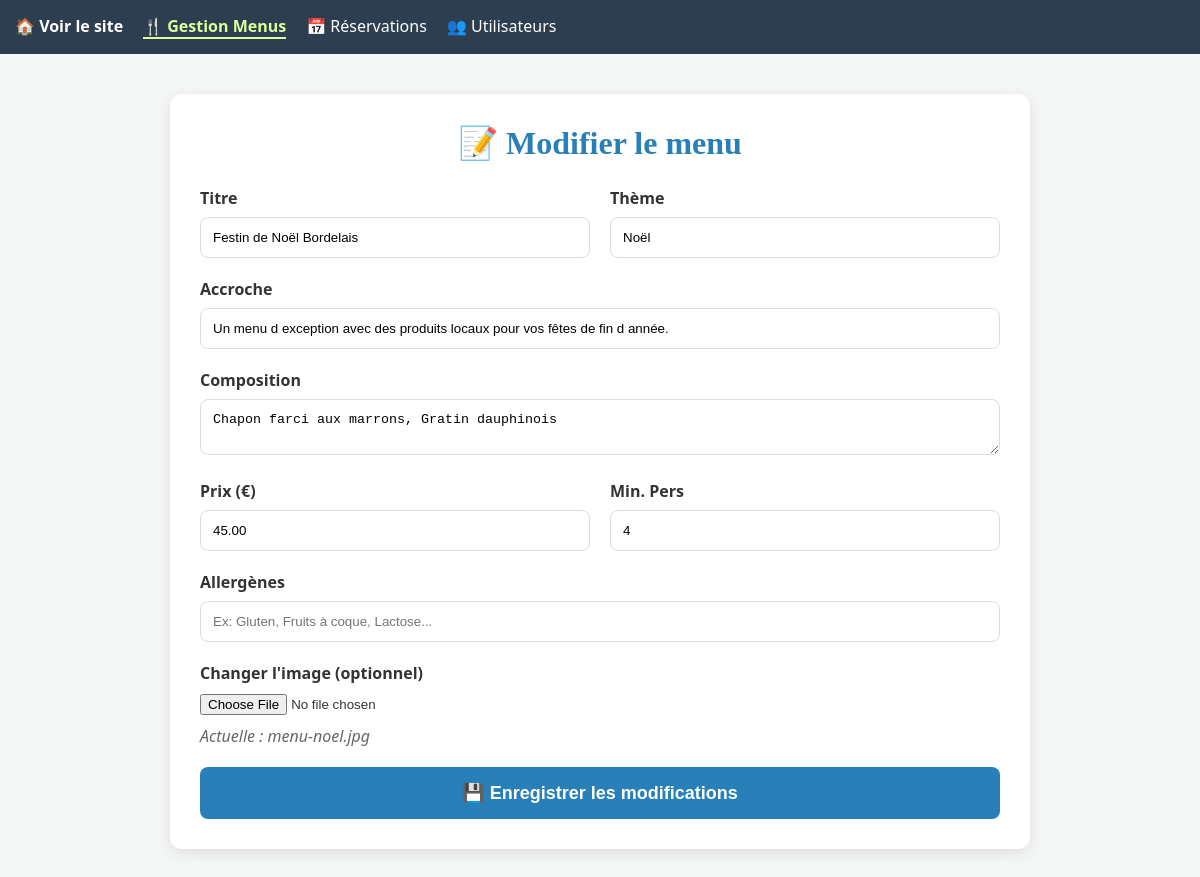
Page /modifier-menu.php?id=1 (signed in) on the committed database.
### tables this page shows
CREATE TABLE `menus` (
  `id` int(11) NOT NULL,
  `titre` varchar(150) NOT NULL,
  `description` text NOT NULL,
  `image` varchar(255) DEFAULT NULL,
  `galerie` text DEFAULT NULL,
  `theme` enum('Noël','Pâques','Classique','Évènement') DEFAULT 'Classique',
  `regime` enum('Classique','Végétarien','Vegan') DEFAULT 'Classique',
  `nb_pers_min` int(11) DEFAULT 1,
  `prix_min_pers` decimal(10,2) NOT NULL,
  `entrees` text DEFAULT NULL,
  `plats` text DEFAULT NULL,
  `desserts` text DEFAULT NULL,
  `allergenes` varchar(255) DEFAULT NULL,
  `conditions_prestation` text DEFAULT NULL,
  `stock_dispo` int(11) DEFAULT 0,
  `entree` text DEFAULT NULL,
  `plat` text DEFAULT NULL,
  `dessert` text DEFAULT NULL,
  `conditions` text DEFAULT NULL,
  `stock` int(11) DEFAULT 0
);

### modifier-menu.php (the view, shortened to what this page needs)
<?php
require_once('config.php');
$id = $_GET['id'];
$res = mysqli_query($conn, "SELECT * FROM menus WHERE id = $id");
$menu = mysqli_fetch_assoc($res);
?>
<!DOCTYPE html>
<html lang="fr">
<head>
    <link rel="stylesheet" href="css/admin.css">
</head>
<body>
    <nav style="background: #2c3e50; padding: 15px; margin-bottom: 30px; display: flex; justify-content: space-between; align-items: center;">
    <div style="display: flex; gap: 20px;">
        <a href="index.php" style="color: white; text-decoration: none; font-weight: bold;">🏠 Voir le site</a>
        <a href="admin-menus.php" style="color: #deff9a; text-decoration: none; font-weight: bold; border-bottom: 2px solid #deff9a;">🍴 Gestion Menus</a>
        <a href="admin-reservations.php" style="color: white; text-decoration: none;">📅 Réservations</a>
        <a href="admin-users.php" style="color: white; text-decoration: none;">👥 Utilisateurs</a>
    </div>
    </nav>
    <div class="container">
        <h1>📝 Modifier le menu</h1>
        <form action="traitement-modifier-menu.php" method="POST" enctype="multipart/form-data">
            <div class="form-row">
                <div class="form-group">
                    <label>Titre</label>
                    <input type="text" name="titre" value="<?php echo htmlspecialchars($menu['titre']); ?>">
                </div>
                <div class="form-group">
                    <label>Thème</label>
                    <input type="text" name="theme" value="<?php echo htmlspecialchars($menu['theme']); ?>">
                </div>
            </div>
            <div class="form-group">
                <label>Accroche</label>
                <input type="text" name="accroche" value="<?php echo htmlspecialchars($menu['description']); ?>">
            </div>
            <div class="form-group">
                <label>Composition</label>
                <textarea name="composition"><?php echo htmlspecialchars($menu['plats']); ?></textarea>
            </div>
            <div class="form-row">
                <div class="form-group">
                    <label>Prix (€)</label>
                    <input type="number" name="prix" step="0.01" value="<?php echo $menu['prix_min_pers']; ?>">
                </div>
                <div class="form-group">
                    <label>Min. Pers</label>
                    <input type="number" name="min_pers" value="<?php echo $menu['nb_pers_min']; ?>">
                </div>
            </div>
            <div class="form-group">
               <label>Allergènes</label>
               <input type="text" name="allergenes" placeholder="Ex: Gluten, Fruits à coque, Lactose...">
            </div>
            <div class="form-group">
                <label>Changer l'image (optionnel)</label>
                <input type="file" name="image">
                <span class="current-img">Actuelle : <?php echo $menu['image']; ?></span>
            </div>
            <button type="submit" class="btn-submit">💾 Enregistrer les modifications</button>
        </form>
    </div>
</body>
</html>

### css/admin.css (style rules this page uses)
body { font-family: 'Lato', sans-serif; background-color: #FFFDF5; margin: 0; padding: 0; }
.container { padding: 40px; max-width: 1200px; margin: 0 auto; }
h1 { color: #2c3e50; margin-bottom: 25px; text-align: center; font-family: 'Playfair Display', serif; }
.form-group { margin-bottom: 20px; }
input[type="text"], input[type="number"], textarea, select { width: 100%; padding: 12px; border: 1px solid #ddd; border-radius: 8px; box-sizing: border-box; }
.btn-submit { background-color: #27ae60; color: white; border: none; padding: 15px; width: 100%; border-radius: 8px; font-weight: bold; cursor: pointer; transition: 0.3s; }

### modifier-menu.php (style rules this page uses)
body { font-family: 'Segoe UI', Tahoma, Geneva, Verdana, sans-serif; margin: 0; background-color: #f4f7f6; color: #333; }
.container { max-width: 800px; margin: 40px auto; background: white; padding: 30px; border-radius: 12px; box-shadow: 0 4px 15px rgba(0,0,0,0.1); }
h1 { color: #2980b9; margin-top: 0; text-align: center; }
.form-group { margin-bottom: 20px; }
label { display: block; margin-bottom: 8px; font-weight: 600; }
input[type="text"], input[type="number"], textarea, select { width: 100%; padding: 12px; border: 1px solid #ddd; border-radius: 8px; box-sizing: border-box; }
.form-row { display: flex; gap: 20px; }
.form-row > div { flex: 1; }
.btn-submit { background: #2980b9; color: white; border: none; padding: 15px 25px; border-radius: 8px; cursor: pointer; width: 100%; font-size: 18px; font-weight: bold; }
.current-img { margin-top: 10px; font-style: italic; color: #666; display: block; }

### rows in the picture
menus: titre "Festin de Noël Bordelais", theme "Noël", accroche "Un menu d exception avec des produits locaux pour vos fêtes de fin d année.", composition "Chapon farci aux marrons, Gratin dauphinois", prix "45.00", min_pers "4", image "menu-noel.jpg"
